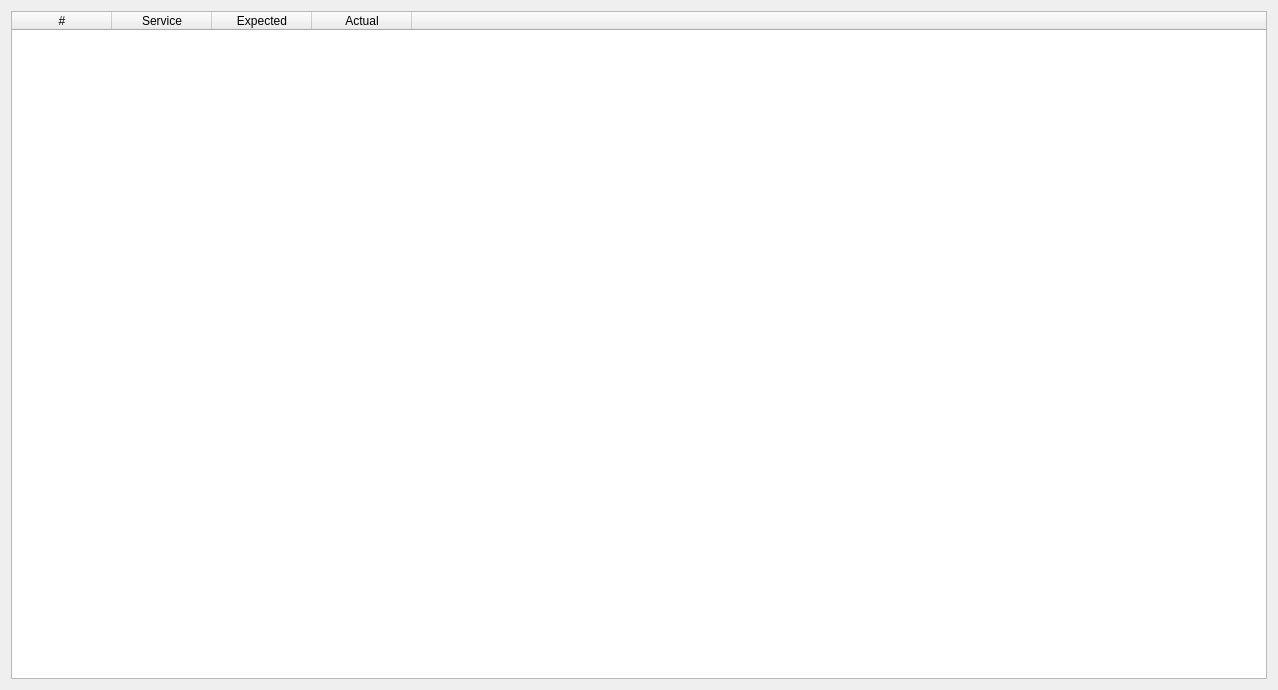
<?xml version="1.0" encoding="UTF-8"?>
<ui version="4.0">
 <class>ServicesDebugWidget</class>
 <widget class="QWidget" name="ServicesDebugWidget">
  <property name="geometry">
   <rect>
    <x>0</x>
    <y>0</y>
    <width>1278</width>
    <height>690</height>
   </rect>
  </property>
  <property name="windowTitle">
   <string>Form</string>
  </property>
  <layout class="QGridLayout" name="gridLayout">
   <item row="0" column="0">
    <widget class="QTableWidget" name="tableWidgetServices">
     <property name="enabled">
      <bool>true</bool>
     </property>
     <property name="textElideMode">
      <enum>Qt::ElideMiddle</enum>
     </property>
     <property name="wordWrap">
      <bool>false</bool>
     </property>
     <property name="columnCount">
      <number>5</number>
     </property>
     <attribute name="horizontalHeaderStretchLastSection">
      <bool>true</bool>
     </attribute>
     <attribute name="verticalHeaderStretchLastSection">
      <bool>false</bool>
     </attribute>
     <column>
      <property name="text">
       <string>#</string>
      </property>
     </column>
     <column>
      <property name="text">
       <string>Service</string>
      </property>
     </column>
     <column>
      <property name="text">
       <string>Expected</string>
      </property>
     </column>
     <column>
      <property name="text">
       <string>Actual</string>
      </property>
     </column>
     <column>
      <property name="text">
       <string/>
      </property>
     </column>
    </widget>
   </item>
  </layout>
 </widget>
 <resources/>
 <connections/>
</ui>
